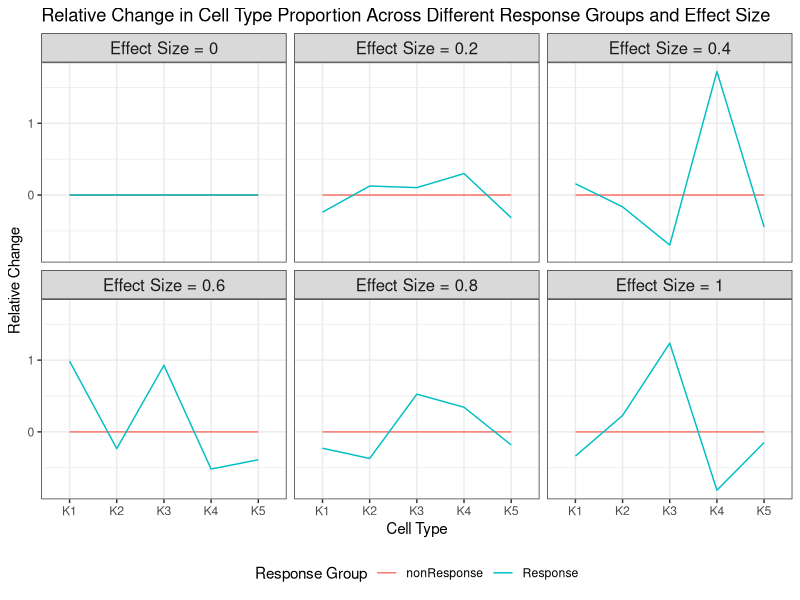

Recreate this plot in R.
# Goal: This script is to generate cell type proportions before- and after- treatment
#       given different response group, for multiple patients
#       Response group will have fluctuation in cell type proportion after treatment
#       non-response group will NOT have fluctuation in cell type proportion after treatment
#       Both pre and post treatment proportion is generated from a Logistic Normal, 
#       followed by softmax transformation
#       We then visualize this difference between response group
# Author: Euphy Wu
# Date: Oct 30th, 2025
setwd("/proj/milovelab/wu/scLDAseq")
library(Matrix)
library(dplyr)
library(tidyverse)
library(MASS)

################################################################################
############################## Useful Functions ################################
################################################################################
# This function is used to generate cell type proportion for before- and after- treatment
# nSample: number of patients
# nTimepoints: number of timepoints, defult = 2
# nCellType: Number of Cell types
# mean: mean of effect size
# sd: variance of effect size
# num_Cov:number of covariate of interest
generate_theta <- function(nSample, nTimepoints = 2, nCellType, mean, sd, num_Cov = 1){
    # To simulate proportion data, first we work in nCellType - 1 simplex
    Simplex <- nCellType - 1
    # define design matrix
    sample_ids <- rep(1:nSample, each = nTimepoints) 
    Timepoint <- rep(c(0, 1), nSample)
    Response <- rep(c(0, 1), each = (nSample * nTimepoints) / 2)
    # interaction Term
    Timepoint_Response <- Timepoint * Response
    
    # Create design matrix for each sample/time combination
    X <- data.frame(Timepoint = Timepoint,
                    Response = Response,
                    Timepoint_Response = Timepoint_Response)
    rownames(X) <- paste(paste0("Sample", sample_ids), ifelse(Response == 0, "nonResponse", "Response"),
                         ifelse(Timepoint == 0, "t1", "t2"), sep = "_")
    
    # Generate Effect Size Matrix, by sampling from Multivariate normal distribution
    # given pre-defined mean and covariance matrix
    gamma <- vector(mode = "list")
    for (i in 1:Simplex) {
        gamma[[i]] <- diag(mvrnorm(n = num_Cov, mu = mean[,i], Sigma = sd[[i]]))
    }
    gamma <- do.call(cbind, gamma)
    colnames(gamma) <- c(paste0("K", 1:ncol(gamma)))
    rownames(gamma) <- c("Timepoint", "Response", "Timepoint:Response")
    
    # Generate mu = X*effect size
    mu <- t(t(as.matrix(gamma))  %*% t(as.matrix(X)))
    
    # simulate patient random effect psi from a standard normal
    psi <- mvrnorm(n = nSample, mu = rep(0, Simplex),  Sigma= diag(rep(1, Simplex)))
    
    # adding random effect to the pre-calculated mean: eta = mu + psi
    for (i in 1:nSample) {
        idx_t1 <- 2 * (i - 1) + 1
        idx_t2 <- 2 * i
        
        mu[idx_t1, ] <- mu[idx_t1, ] + psi[i, ]
        mu[idx_t2, ] <- mu[idx_t2, ] + psi[i, ]
    }
    
    # softmax transformation of the simplex to proportion
    # adding 0 to every sample/time for identifiability in the model
    eta <- cbind(mu, 0)
    colnames(eta) <- paste0("K", 1:ncol(eta))
    
    map_to_simplx <- function(x) {
        exp(x - log(sum(exp(x))))
    }
    
    theta <- t(apply(eta, 1, map_to_simplx))
    theta <- list(t1 = theta[grep("t1", rownames(theta)), ], t2 = theta[grep("t2", rownames(theta)), ])
    return(list(theta = theta, gamma = gamma))
}

###############################################################################
########################### Simulation ########################################
###############################################################################

################## Define Parameters ###################
seed = 123
numCellType <- 5
# the variance of logistic normal dist.
# we want to test the effect given different effect size
gamma_sd <- c(0, 0.2, 0.4, 0.6, 0.8, 1)
# number of patients
nSample <- 20
# since we are interested in before- and after- treatment
# timepoint is 2
nTimepoints <- 2

# number of covariates in the logistic normal regression
# Response, Time and interaction between response:time
A = 3 

param_dat <- expand.grid(numCellType, gamma_sd)
colnames(param_dat) <- c("numCellType", "gamma_sd")

################### Data Generation ##########################
true_param <- vector(mode = "list")
# generate corresponding dataset given different covariance/ number of cell type combo
for (i in 1:nrow(param_dat)){
  nCellType <- param_dat[i,1]
  interaction_effect <- param_dat[i,2]
  simplex <- nCellType- 1 
  mean = matrix(rep(0, simplex*A), nrow = A)
  # since nonresponse group does not have cell type proportion change
  # the effect size for both time and interaction should be 0
  sd <- replicate(simplex, diag(c(rep(0, A - 1), interaction_effect), A), simplify = FALSE)
  true_param[[i]] <- generate_theta(nSample = nSample, nTimepoints = 2, nCellType = nCellType, mean = mean, sd = sd, num_Cov = A)
}

# For each parameter combination, we want to calculate the relative change in cell type proportion 
# averaged across samples within each group
proportion_change <- lapply(true_param, function(x){
    # calculate relative change
  RC <- (x$theta$t2-x$theta$t1)/x$theta$t1 %>% 
    as.data.frame()
  # extract response group
  RC$Response =str_extract(rownames(RC), "(?<=_)[^_]+(?=_)")
  RC <- RC %>%
    group_by(Response) %>%
    summarise(across(starts_with("K"), ~mean(.x, na.rm = TRUE)))
})
names(proportion_change) <- gamma_sd

###############################################################################
############################### Plot ##########################################
###############################################################################
# row bind the list and then pivot to long format
proportion_change <- bind_rows(proportion_change, .id = "gamma") %>%
  mutate(gamma = as.numeric(gamma)) %>%
  pivot_longer(cols = starts_with("K"), names_to = "K", values_to = "value")
proportion_change$gamma <- paste0("Effect Size = ", proportion_change$gamma)

ggplot(proportion_change, aes(x = K, y = value, color = Response, group = Response)) +
    geom_line() +
    ggtitle("Relative Change in Cell Type Proportion Across Different Response Groups and Effect Size") +
    facet_wrap(~ gamma) +  
    labs(x = "Cell Type", y = "Relative Change", color = "Response Group") +
    theme_bw() +
    theme(strip.text = element_text(size = 12), legend.position = "bottom")
 